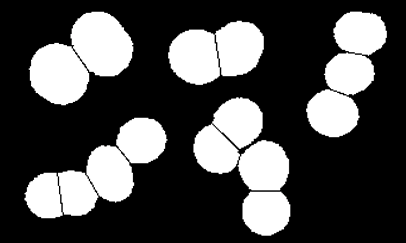
#> input picture Image/binaria.png, 406 x 243 px, found by its file name
$ jupyter execute Denoising.ipynb   (shell and % lines are left out)
#> lines starting #> are read from the running program, lines starting #| are printed output that depends on the picture; after the words box and inside, x2 and y2 are one past the last pixel; in counts of white or black regions, pixels touching at a corner belong together
[cell 1]
import numpy as np
import matplotlib.pyplot as plt
from numpy import random as rnd
import cv2 as cv
from skimage.transform import resize
import matplotlib.animation as animation
from matplotlib import rc
from IPython.display import Javascript

#generando imagenes binarias

Imagen original

[cell 2]
#Cambio de tamaño de la imagen
alto=60
ancho=90
im0= plt.imread('https://github.com/JuanDavid1703/Markov-Proyect/raw/main/Image/binaria.png')
#> im0 is the input picture: shape (243, 406, 4) float32; mean R, G, B, A 0.295, 0.295, 0.295, 1
im0= resize(im0, (alto, ancho))[:,:,0]
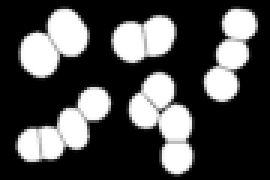
#> im0: shape (60, 90) float32 (shown 3 times larger); min 0, max 1, mean 0.295

# Comprobación de que sea binaria
for i in range(alto):
  for j in range(ancho):
    if im0[i,j]<0.5:
      im0[i,j]=0
    else:
      im0[i,j]=1
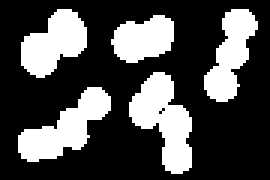
#> im0: shape (60, 90) float32 (shown 3 times larger); values 0 (black) and 1 (white), 29.7% white; 5 white regions, box (x1, y1, x2, y2) and area: (43, 24, 64, 58) 395, (6, 29, 37, 54) 356, (7, 3, 29, 26) 314, (68, 3, 86, 34) 298, (37, 5, 58, 21) 243
plt.imshow(im0,cmap="gray")
#> (this line was passed over: IPython is not available in this run)
plt.axis("off")
#> (this line was passed over: IPython is not available in this run)
np.unique(im0)
#> Out = [0, 1]

Potenciales de energía

[cell 3]
def potunary(ui,ob):
  if ui!=ob:
    return 1
  else:
    return 0

def potpair(ui,uj,t):
  return min(abs(ui-uj),t)

def energy(L,L0,t):
  E=[]
  alt=np.shape(L)[0]
  anc=np.shape(L)[1]
  for i in range(alt):
    for j in range(anc):
      if i==alt-1:
        if j==anc-1:
          u=potunary(L[i,j],L0[i,j])
          E.append(u)
          continue
        else:
          u=potunary(L[i,j],L0[i,j])
          f=potpair(L[i,j],L[i,j+1],t)
          E.append(u+f)
      else:
        if j==anc-1:
          u=potunary(L[i,j],L0[i,j])
          a=potpair(L[i,j],L[i+1,j],t)
          E.append(u+a)
        else:
          u=potunary(L[i,j],L0[i,j])
          f=potpair(L[i,j],L[i,j+1],t)
          a=potpair(L[i,j],L[i+1,j],t)
          d=potpair(L[i,j],L[i+1,j+1],t)
          E.append(u+(a+d+f))
  return np.sum(E)

###Algoritmo de Metrópólis y reconstrucción de la imagen a partir de una imagen ruidosa

[cell 4]
#Imagen binaria inicial con valores aleatorios
i0=np.random.choice([0.0,1.0],size=(alto,ancho))
ipos=np.array(i0)

#Temeperatura inicial
T0=4

#Parámetro de regualrización
t=0.8

#Error de coincidencia inicial
error=np.sum(np.abs(im0-i0))
#> error = 2700

Ep=[]
Er=[]
x=[]

Er.append(error)
w=np.zeros((alto,ancho))
v=np.zeros((alto,ancho))
i=0
